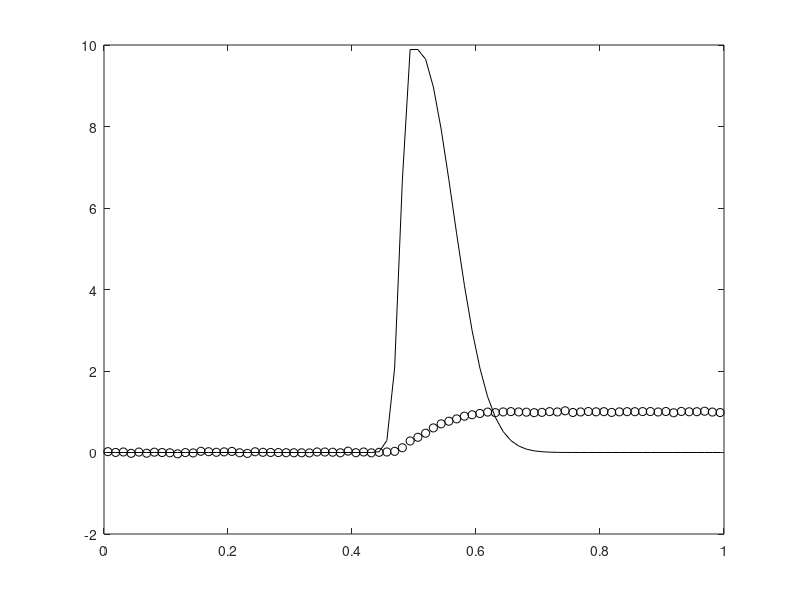

Write the MATLAB code that produced this figure. (Note: this script raises an error after producing the figure.)
%  
% PSF reconstruction problem.
%
clear all, close all
n       = 80; %%%input(' No. of grid points = ');
h       = 1/n;
t       = [h/2:h:1-h/2]';
% Create the left-half of the PSF
sig1    = .02; %%%input(' Kernel width sigma = ');
kernel1 = exp(-(t(1:40)-h/2).^2/sig1^2);
% Create the right-half of the PSF
sig2    = .08;
kernel2 = exp(-(t(1:40)-h/2).^2/sig2^2);
% Create the normalized PSF
PSF     = [flipud(kernel1);kernel2];
PSF     = PSF/sum(PSF)/h;
% Numerical discretization of intergral operator
A = tril(ones(n,n))*h;

% Set up true solution x_true and data b = A*x_true + error.
x_true = PSF;
Ax = A*x_true;
err_lev = 2; %%%input(' Percent error in data = ');
sigma = err_lev/100 * norm(Ax) / sqrt(n);
%randn('state',1)
eta =  sigma * randn(n,1);
b = Ax + eta;
figure(1), 
  plot(t,x_true,'k',t,b,'ko')
  %legend('true image','blurred, noisy data','Location','NorthWest')

% Compute TSVD solution
[U,S,V] = svd(A);
dS = diag(S); 
Utb = U'*b;
param_choice = input(' Enter 0 to enter k, 1 for UPRE, 2 for GCV, or 3 for DP. ');
if param_choice == 0
    k = input(' k = ');
elseif param_choice == 1
    % Find the UPRE choice for k (see Section 2.2)
    U_fn = @(k) norm(Utb(k+1:n))^2+2*sigma^2*k;
    Uvals = zeros(n,1);
    for i=1:n, Uvals(i)=U_fn(i); end
    k = find(Uvals == min(Uvals));
elseif param_choice == 2
    % Find the GCV choice for k
    G_fn = @(k) norm(Utb(k+1:n))^2/(n-k)^2;
    Gvals = zeros(n,1);
    for i=1:n, Gvals(i)=G_fn(i); end
    k = find(Gvals == min(Gvals));
elseif param_choice == 3
    D_fn = @(k) (norm(Utb(k+1:n))^2-n*sigma^2)^2;
    Dvals = zeros(n,1);
    for i=1:n, Dvals(i)=D_fn(i); end
    k = find(Dvals == min(Dvals));
end

% Now compute the regularized solution for TSVD
phi = zeros(n,1); phi(1:k)=1; 
idx = (dS>0);
dSfilt = zeros(size(dS));
dSfilt(idx) = phi(idx)./dS(idx); 
xfilt = V*(dSfilt.*(U'*b));
%rel_error = norm(xfilt-x_true)/norm(x_true)
figure(2)
  plot(t,x_true,'b-',t,xfilt,'k-')
